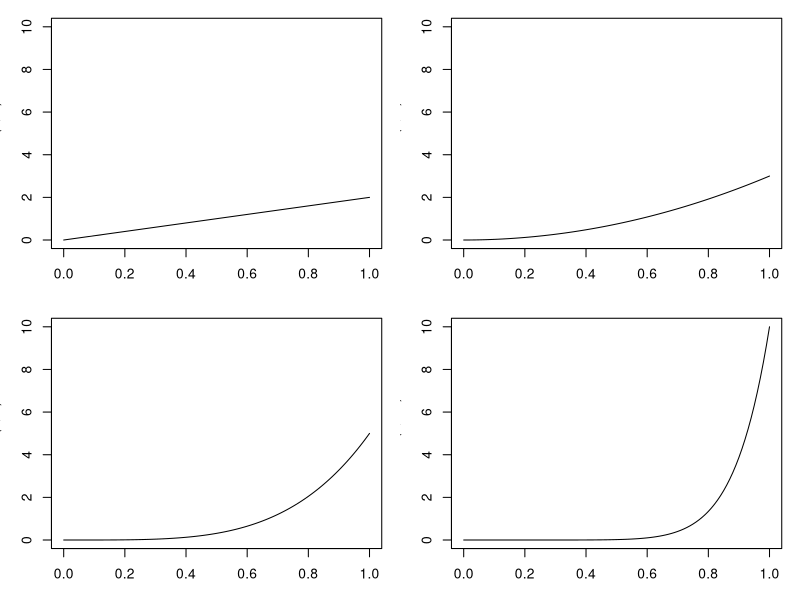
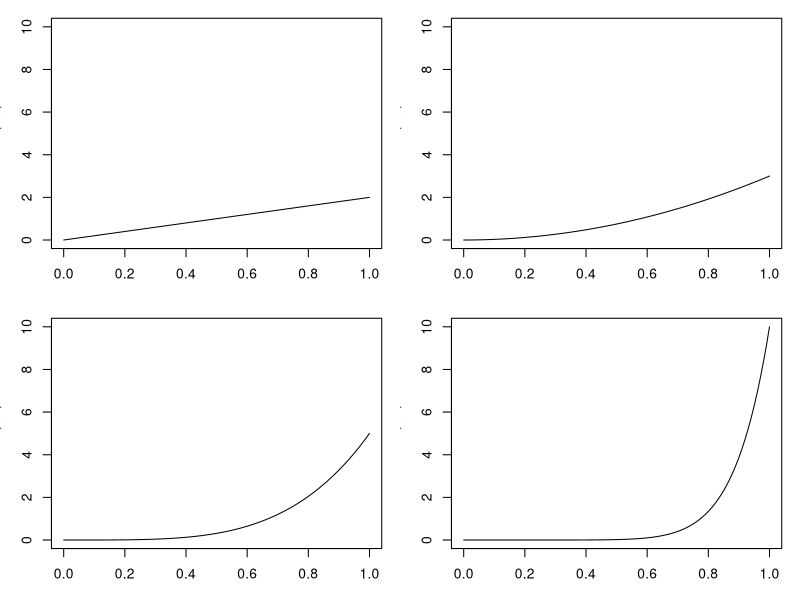
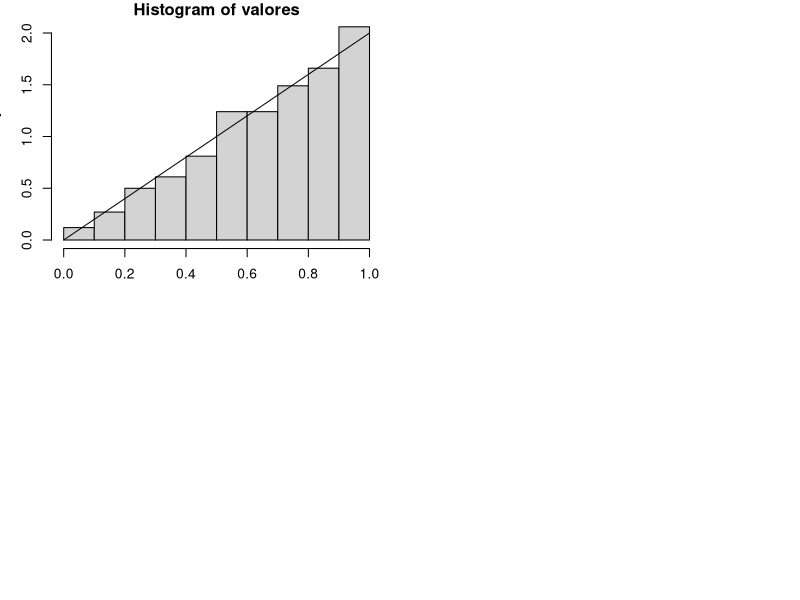

Recreate these plots in R, in order.
# 28/03/23

# Teorema da Transformacao Inversa

# Seja U ~  uniforme(0,1). Para qualquer fda continua Fx, a variavel aleatoria
# eh definida por

# X = F^(-1)(U), com fda Fx
# Devolve o ponto da acumulada até onde se dá determinada probabilidade (area) 

# Fx(-1)(u) = x ---> Fx(x) = u

# Exemplo ----------------------------------------------------------------------

# Densidade de  X --------------------------------------------------------------

# nx^(n-1), x e (0,1)
# 0, cc

# considerar que o input sera x entre 0 e 1 !!!!!!!!!!!

dene <- function(x, n){
  
    return(n*x**(n-1))
 
}

dene(0,2)
dene(1,2)

# FDA de X ------------- -------------------------------------------------------

# x^n, x e (0,1)
# 1, x >= 1
# 0 x < 0

# considerar que o input sera x entre 0 e 1 !!!!!!!!!!!

pene <- function(x, n){
  
    return(x**n)
  
}

pene(0,2)
pene(1,2)
pene(0.9862,100)

# Quantílica de X --------------------------------------------------------------

# Fx^(-1)(p) = p^(1/n)

qene <- function(p, n){
  
    return(p**(1/n))
  
}

qene(0,2)
qene(0.25,2)
qene(0.5,2)
qene(0.75,2)
qene(1,2)

# graficos n = {2,3,5,10} ------------------------------------------------------

par(mfrow = c(2,2), mar = c(3,3,1,1)+0.1) # aumenta 0.1 a todos os elem. do vetor
# default margin: mar = (5, 4, 4, 2) (norte, oeste, sul, leste)

curve(dene(x,2), from = 0, to = 1, ylim = c(0,10))
curve(dene(x,3), from = 0, to = 1, ylim = c(0,10))
curve(dene(x,5), from = 0, to = 1, ylim = c(0,10))
curve(dene(x,10), from = 0, to = 1, ylim = c(0,10))


# vamos aprimorar o codigo acima? ----------------------------------------------

par(mfrow = c(2,2), mar = c(3,3,1,1)+0.1)

for (i in c(2,3,5,10)){
  
  curve(dene(x,i), from = 0, to = 1, ylim = c(0,10))
  
}

# ------------------------------------------------------------------------------

# Verificar se a funcao esta vetorizada testando as entradas abaixo

for (i in c(0,0.6299,0.7937,0.9085,1)){
  
  print(pene(i,3))
  
} # resultado correto aproximado : c(0, 0.25,0.5,0.75,1)

# Gerar 1000 numeros aleatorios p nossa funcao ---------------------------------

rene <- function(tam = 1, n =2){
  
  u = runif(tam)
  x = qene(u,n)
  return(x)
}

# Grafico!!!!!!!!! -------------------------------------------------------------

par(mfrow = c(2,2))
valores <- replicate(1000, rene(1, 2))
length(valores)

hist(valores, freq = F)
curve(dene(x,2), from = 0, to = 1, add = T)




